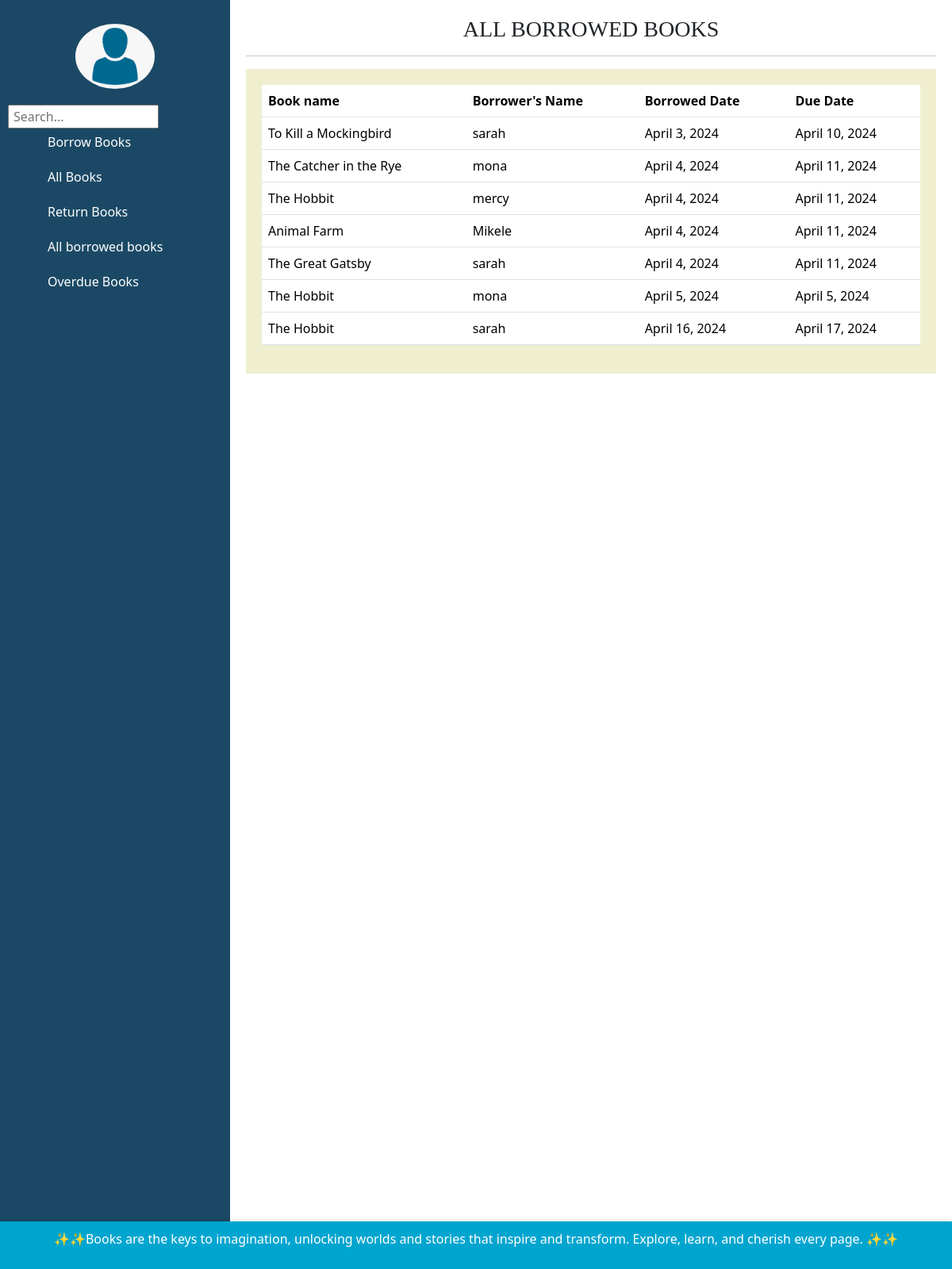
The app's page /all_borrowed_books, older data.
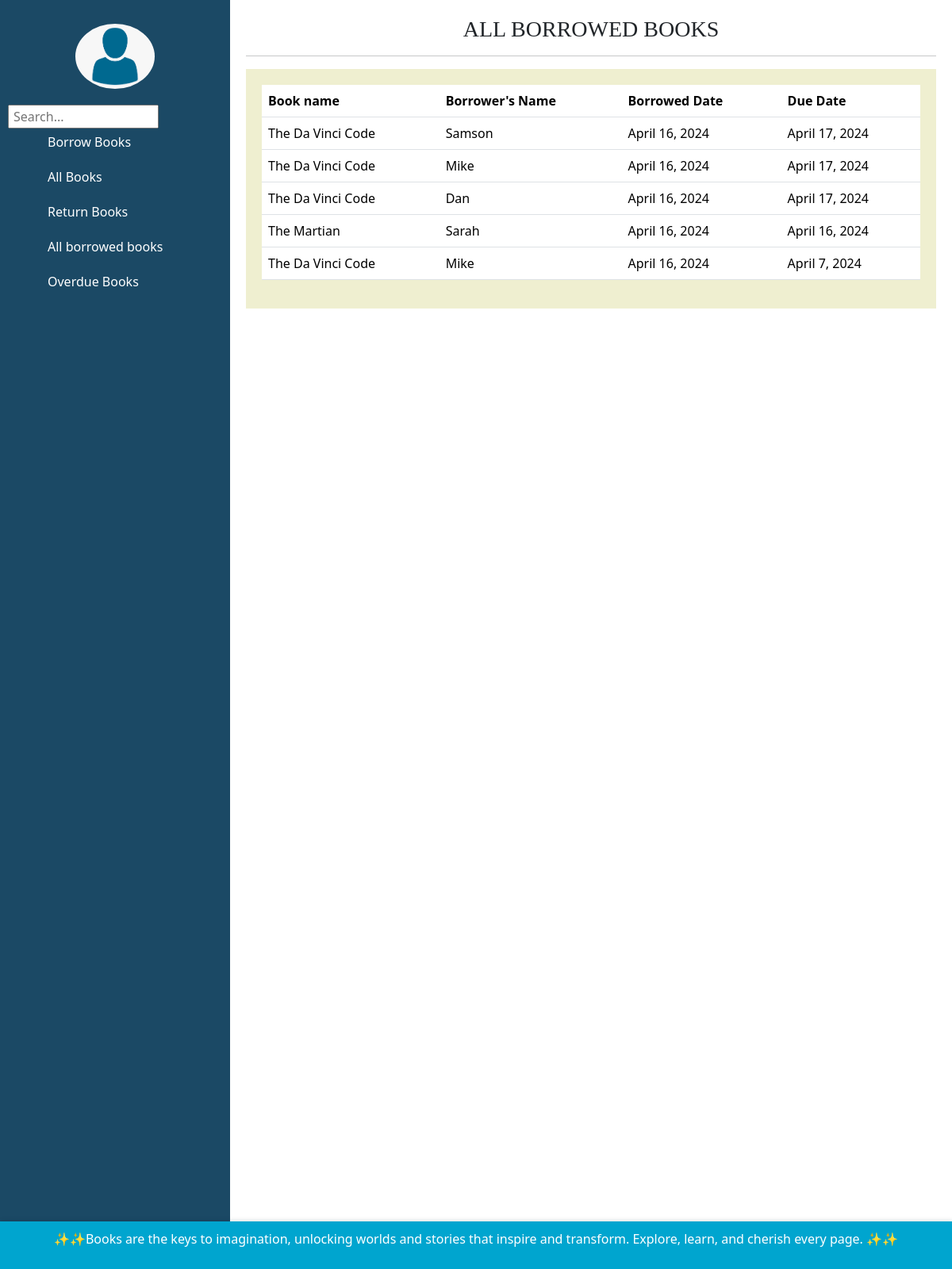
The same page, newer data.
### libraryManagementSystem/models.py (models this page shows, shortened)
class BorrowedBook(models.Model):
    book = models.ForeignKey(Book, on_delete=models.CASCADE)
    username = models.ForeignKey(User, on_delete=models.CASCADE)
    borrowed_date = models.DateField(auto_now_add=True)
    due_date = models.DateField()
    fine_amount = models.CharField(max_length=50, null=False, blank=False, default='$10.00 dollars')

class Book(models.Model):
    YES = 'Yes'
    NO = 'No'
    AVAILABILITY_CHOICES = [
        (YES, 'Yes'),
        (NO, 'No'),
    ]
    name = models.CharField(max_length=25, blank=False, null=False)
    genre = models.CharField(max_length=50, blank=False, null=False)
    availability = models.CharField(max_length=3, choices=AVAILABILITY_CHOICES, default=YES)
    number_of_copies = models.IntegerField(blank=False, null=False)
    book_number = models.CharField(max_length=25, blank=False, null=False)
    author = models.CharField(max_length=25, blank=False, null=False)
    publisher = models.CharField(max_length=25, blank=False, null=False)
    language = models.CharField(max_length=25, default='English')

### libraryManagementSystem/views.py (the view)
# urls.py: path('all_borrowed_books', views.all_borrowed_books, name='all_borrowed_books'),
def all_borrowed_books(request):
    borrowed_books = BorrowedBook.objects.all()
    context = {
        'borrowed_books': borrowed_books
    }
    return render(request, 'all_borrowed_books.html', context)

### libraryManagementSystem/templates/all_borrowed_books.html (shortened to what this page needs)
{% extends 'base.html' %}
{% block content%}
<h3 class="text-center" style="font-family: 'Times New Roman', Times, serif;">ALL BORROWED BOOKS</h3>
<hr>
<div class="container">
    <table class="table">
        <thead class="thead-dark">
            <tr>
                <th scope="col">Book name</th>
                <th scope="col">Borrower's Name</th>
                <th scope="col">Borrowed Date</th>
                <th scope="col">Due Date</th>
            </tr>
        </thead>
        <tbody>
            {% for borrowed_book in borrowed_books %}
            <tr class="hover-row">
                <td>{{ borrowed_book.book.name }}</td>
                <td>{{ borrowed_book.username }}</td>
                <td>{{ borrowed_book.borrowed_date }}</td>
                <td>{{ borrowed_book.due_date }}</td>
            </tr>
            {% endfor %}
        </tbody>
    </table>
</div>
{% endblock %}

### libraryManagementSystem/templates/base.html (shortened to what this page needs)
{% load static %}
<!DOCTYPE html>
<html lang="en">
<head>
    <link rel="stylesheet" href="{% static 'css/base.css' %}">
    {% load bootstrap5 %}
    {% bootstrap_css %}
</head>
<body>
    <div class="sidebar">
        <img src="{% static 'images/profile_picture.png' %}" alt="Profile Picture" class="profile-picture">
        <div class="search-container">
            <input type="text" id="sidebarSearchInput" placeholder="Search...">
        </div>
        <ul id="sidebarList">
            <li><a href="{% url 'borrow_book' %}">Borrow Books</a></li>
            <li><a href="{% url 'all_books' %}">All Books</a></li>
            <li><a href="{% url 'return_book' %}">Return Books</a></li>
            <li><a href="{% url 'all_borrowed_books' %}">All borrowed books</a></li>
            <li><a href="{% url 'overdue_books' %}">Overdue Books</a></li>
        </ul>
    </div>
    <div class="content">
        {% block content %}
        {% endblock %}
    </div>
    <footer id="pageFooter">
        <p>&#10024;&#10024;Books are the keys to imagination, unlocking worlds and stories that inspire and transform. Explore, learn, and cherish every page. &#10024;&#10024;</p>
    </footer>
</body>
</html>

### libraryManagementSystem/static/css/base.css (style rules this page uses)
body { display: flex; }
.sidebar { width: 290px; background-color: #1b4965; padding: 10px; height: 200vh; overflow-y: hidden; }
.content { flex-grow: 1; padding: 20px; }
.sidebar ul { list-style-type: none; padding: 0; }
.sidebar li { margin-bottom: 10px; }
.sidebar a { color: white; text-decoration: none; }
.sidebar a { display: inline-block; width: 100%; padding: 5px 50px; box-sizing: border-box; text-align: left; }
.profile-picture { max-width: 100px; border-radius: 100%; margin: 20px auto; display: block; }
.search-container input[type="text"] { width: 190px; height: 30px; padding: 5px; font-size: 16px; }
.container { max-width: 800px; margin: 0 auto; }
#pageFooter { position: fixed; bottom: 0; left: 50%; transform: translateX(-50%); background-color: #00a5cf; width: 100%; padding: 10px 0; text-align: center; box-shadow: 0px -2px 5px rgba(0, 0, 0, 0.1); color: white; }

### libraryManagementSystem/templates/all_borrowed_books.html (style rules this page uses)
.container { padding-top: 20px; max-width: 1000px; margin: 0 auto; background-color: #efefd0; padding: 20px; }

Row changes from the older to the newer data that the page shows:
removed BorrowedBook: book.name "To Kill a Mockingbird", username "sarah", borrowed_date "April 3, 2024", due_date "April 10, 2024"
removed BorrowedBook: book.name "The Catcher in the Rye", username "mona", borrowed_date "April 4, 2024", due_date "April 11, 2024"
removed BorrowedBook: book.name "The Hobbit", username "mercy", borrowed_date "April 4, 2024", due_date "April 11, 2024"
removed BorrowedBook: book.name "Animal Farm", username "Mikele", borrowed_date "April 4, 2024", due_date "April 11, 2024"
removed BorrowedBook: book.name "The Great Gatsby", username "sarah", borrowed_date "April 4, 2024", due_date "April 11, 2024"
removed BorrowedBook: book.name "The Hobbit", username "mona", borrowed_date "April 5, 2024", due_date "April 5, 2024"
removed BorrowedBook: book.name "The Hobbit", username "sarah", borrowed_date "April 16, 2024", due_date "April 17, 2024"
added BorrowedBook: book.name "The Da Vinci Code", username "Samson", borrowed_date "April 16, 2024", due_date "April 17, 2024"
added BorrowedBook: book.name "The Da Vinci Code", username "Mike", borrowed_date "April 16, 2024", due_date "April 17, 2024"
added BorrowedBook: book.name "The Da Vinci Code", username "Dan", borrowed_date "April 16, 2024", due_date "April 17, 2024"
added BorrowedBook: book.name "The Martian", username "Sarah", borrowed_date "April 16, 2024", due_date "April 16, 2024"
added BorrowedBook: book.name "The Da Vinci Code", username "Mike", borrowed_date "April 16, 2024", due_date "April 7, 2024"
